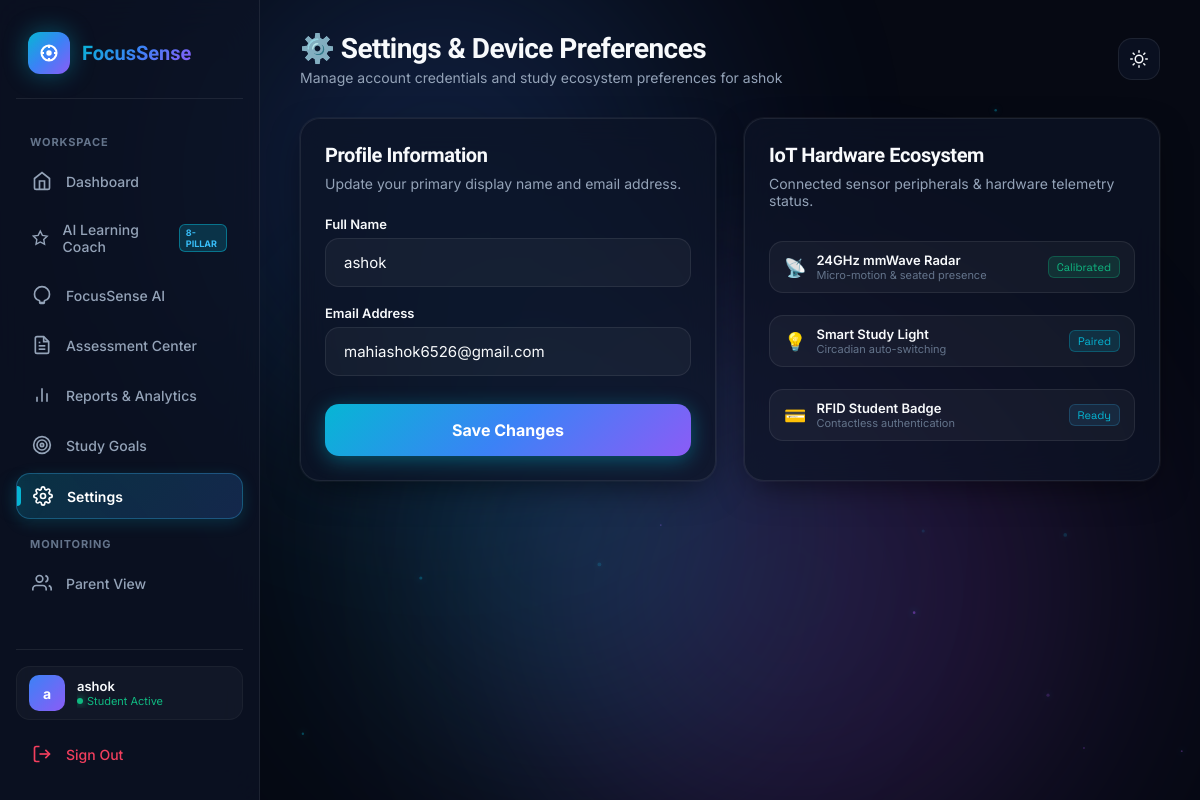
The app's page /settings (signed in) with its own data.
### tables this page shows
CREATE TABLE users (
    id INTEGER PRIMARY KEY AUTOINCREMENT,
    fullname TEXT,
    email TEXT,
    username TEXT,
    password TEXT
);

### app.py (the view, shortened to what this page needs)
@app.route("/settings", methods=["GET", "POST"])
def settings():
    if "user_id" not in session:
        return redirect("/login")
    user_id = session["user_id"]
    conn = get_db()
    cursor = conn.cursor()
    cursor.execute("SELECT fullname, email, username FROM users WHERE id = ?", (user_id,))
    user = cursor.fetchone()
    conn.close()
    return render_template(
        "settings.html",
        fullname=user["fullname"] if user else session.get("fullname", ""),
        email=user["email"] if user else "",
        username=user["username"] if user else ""
    )

### app.py (called while the page is built)
def get_db():
    conn = sqlite3.connect(DATABASE, timeout=30.0)
    conn.row_factory = sqlite3.Row
    return conn

### templates/settings.html (shortened to what this page needs)
<!DOCTYPE html>
<html lang="en">
<head>
    <link rel="stylesheet" href="{{ url_for('static', filename='css/style.css') }}">
</head>
<body>
    <div class="ambient-mesh">
        <div class="mesh-blob blob-1"></div>
        <div class="mesh-blob blob-2"></div>
        <div class="mesh-blob blob-3"></div>
    </div>
    <div class="app-layout">
        <aside class="app-sidebar">
            <a href="/dashboard" class="sidebar-brand">
                <div class="brand-icon">
                    <svg width="20" height="20" viewBox="0 0 24 24" fill="none" stroke="currentColor" stroke-width="2.5">
                        <circle cx="12" cy="12" r="9"></circle>
                        <path d="M12 3v3m0 12v3M3 12h3m12 0h3"></path>
                        <circle cx="12" cy="12" r="2" fill="currentColor"></circle>
                    </svg>
                </div>
                <span class="brand-text">FocusSense</span>
            </a>
            <div class="sidebar-nav">
                <div class="nav-section-title">Workspace</div>
                <a href="/dashboard" class="nav-link">
                    <svg width="20" height="20" viewBox="0 0 24 24" fill="none" stroke="currentColor" stroke-width="2">
                        <path d="M3 9l9-7 9 7v11a2 2 0 0 1-2 2H5a2 2 0 0 1-2-2z"></path>
                        <polyline points="9 22 9 12 15 12 15 22"></polyline>
                    </svg>
                    <span>Dashboard</span>
                </a>
                <a href="/coach" class="nav-link">
                    <svg width="20" height="20" viewBox="0 0 24 24" fill="none" stroke="currentColor" stroke-width="2">
                        <polygon points="12 2 15.09 8.26 22 9.27 17 14.14 18.18 21.02 12 17.77 5.82 21.02 7 14.14 2 9.27 8.91 8.26 12 2"></polygon>
                    </svg>
                    <span>AI Learning Coach</span>
                    <span style="font-size: 9px; padding: 2px 6px; background: rgba(6, 182, 212, 0.2); border: 1px solid rgba(6, 182, 212, 0.5); color: #38bdf8; border-radius: 6px; margin-left: auto; text-transform: uppercase; font-weight: 700;">8-Pillar</span>
                </a>
                <a href="/ai" class="nav-link">
                    <svg width="20" height="20" viewBox="0 0 24 24" fill="none" stroke="currentColor" stroke-width="2">
                        <path d="M12 2a9 9 0 0 1 9 9c0 3.6-2.4 6.6-5.7 7.7-.3.1-.5.4-.5.7v1.6c0 .6-.4 1-1 1h-3.6c-.6 0-1-.4-1-1v-1.6c0-.3-.2-.6-.5-.7C5.4 17.6 3 14.6 3 11a9 9 0 0 1 9-9z"></path>
                        <line x1="9" y1="21" x2="15" y2="21"></line>
                    </svg>
                    <span>FocusSense AI</span>
                </a>
                <a href="/assessment" class="nav-link">
                    <span>Assessment Center</span>
                </a>
                <a href="/reports" class="nav-link">
                    <svg width="20" height="20" viewBox="0 0 24 24" fill="none" stroke="currentColor" stroke-width="2">
                        <line x1="18" y1="20" x2="18" y2="10"></line>
                        <line x1="12" y1="20" x2="12" y2="4"></line>
                        <line x1="6" y1="20" x2="6" y2="14"></line>
                    </svg>
                    <span>Reports & Analytics</span>
                </a>
                <a href="/goals" class="nav-link">
                    <svg width="20" height="20" viewBox="0 0 24 24" fill="none" stroke="currentColor" stroke-width="2">
                        <circle cx="12" cy="12" r="10"></circle>
                        <circle cx="12" cy="12" r="6"></circle>
                        <circle cx="12" cy="12" r="2"></circle>
                    </svg>
                    <span>Study Goals</span>
                </a>
                <a href="/settings" class="nav-link active">
                    <span>Settings</span>
                </a>
                <div class="nav-section-title">Monitoring</div>
                <a href="/parent" class="nav-link">
                    <svg width="20" height="20" viewBox="0 0 24 24" fill="none" stroke="currentColor" stroke-width="2">
                        <path d="M17 21v-2a4 4 0 0 0-4-4H5a4 4 0 0 0-4 4v2"></path>
                        <circle cx="9" cy="7" r="4"></circle>
                        <path d="M23 21v-2a4 4 0 0 0-3-3.87"></path>
                        <path d="M16 3.13a4 4 0 0 1 0 7.75"></path>
                    </svg>
                    <span>Parent View</span>
                </a>
            </div>
            <div class="sidebar-footer">
                <div class="user-profile-pill">
                    <div class="user-avatar">{{ fullname[:1] if fullname else 'S' }}</div>
                    <div class="user-info">
                        <div class="user-name">{{ fullname }}</div>
                        <div class="user-status-text">
                            <span class="status-dot"></span>
                            <span>Student Active</span>
                        </div>
                    </div>
                </div>
                <a href="/logout" class="nav-link" style="color: var(--accent-rose);">
                    <svg width="18" height="18" viewBox="0 0 24 24" fill="none" stroke="currentColor" stroke-width="2">
                        <path d="M9 21H5a2 2 0 0 1-2-2V5a2 2 0 0 1 2-2h4"></path>
                        <polyline points="16 17 21 12 16 7"></polyline>
                        <line x1="21" y1="12" x2="9" y2="12"></line>
                    </svg>
                    <span>Sign Out</span>
                </a>
            </div>
        </aside>
        <main class="app-main">
            <header class="top-header">
                <div class="header-left">
                    <h1>⚙️ Settings & Device Preferences</h1>
                    <p>Manage account credentials and study ecosystem preferences for {{ fullname }}</p>
                </div>
                <div class="header-actions">
                    <button class="theme-toggle-btn" id="themeToggleBtn" onclick="toggleTheme()" title="Toggle Theme" aria-label="Toggle Theme">
                    </button>
                </div>
            </header>
            <div class="goals-layout-grid">
                <div class="glass-card">
                    <h2 style="font-size: 20px; font-weight: 700; margin-bottom: 8px;">Profile Information</h2>
                    <p style="color: var(--text-secondary); font-size: 14px; margin-bottom: 24px;">
                        Update your primary display name and email address.
                    </p>
                    <form method="POST" action="/settings" class="auth-form">
                        <div>
                            <label style="font-size: 13px; font-weight: 600; margin-bottom: 6px; display: block;">Full Name</label>
                            <input type="text" id="fullname" name="fullname" class="modern-input" value="{{ fullname }}" required autocomplete="name">
                        </div>
                        <div>
                            <label style="font-size: 13px; font-weight: 600; margin-bottom: 6px; display: block;">Email Address</label>
                            <input type="email" id="email" name="email" class="modern-input" value="{{ email }}" required autocomplete="email">
                        </div>
                        <button type="submit" class="btn-study btn-study-start" style="width: 100%; justify-content: center; margin-top: 10px;">
                            Save Changes
                        </button>
                    </form>
                </div>
                <div class="glass-card">
                    <h2 style="font-size: 20px; font-weight: 700; margin-bottom: 8px;">IoT Hardware Ecosystem</h2>
                    <p style="color: var(--text-secondary); font-size: 14px; margin-bottom: 24px;">
                        Connected sensor peripherals & hardware telemetry status.
                    </p>
                    <div style="display: flex; flex-direction: column; gap: 14px;">
                        <div class="radar-status-pill">
                            <div style="display: flex; align-items: center; gap: 10px;">
                                <span style="font-size: 18px;">📡</span>
                                <div>
                                    <div style="font-size: 13px; font-weight: 600; color: var(--text-primary);">24GHz mmWave Radar</div>
                                    <div style="font-size: 11px; color: var(--text-muted);">Micro-motion & seated presence</div>
                                </div>
                            </div>
                            <span class="telemetry-tag" style="background: rgba(16, 185, 129, 0.15); color: var(--accent-emerald); border-color: rgba(16, 185, 129, 0.3);">
                                Calibrated
                            </span>
                        </div>
                        <div class="radar-status-pill">
                            <div style="display: flex; align-items: center; gap: 10px;">
                                <span style="font-size: 18px;">💡</span>
                                <div>
                                    <div style="font-size: 13px; font-weight: 600; color: var(--text-primary);">Smart Study Light</div>
                                    <div style="font-size: 11px; color: var(--text-muted);">Circadian auto-switching</div>
                                </div>
                            </div>
                            <span class="telemetry-tag" style="background: rgba(6, 182, 212, 0.15); color: var(--accent-cyan); border-color: rgba(6, 182, 212, 0.3);">
                                Paired
                            </span>
                        </div>
                        <div class="radar-status-pill">
                            <div style="display: flex; align-items: center; gap: 10px;">
                                <span style="font-size: 18px;">💳</span>
                                <div>
                                    <div style="font-size: 13px; font-weight: 600; color: var(--text-primary);">RFID Student Badge</div>
                                    <div style="font-size: 11px; color: var(--text-muted);">Contactless authentication</div>
                                </div>
                            </div>
                            <span class="telemetry-tag">
                                Ready
                            </span>
                        </div>
                    </div>
                </div>
            </div>
        </main>
    </div>
</body>
</html>

### records on screen
users: fullname "a", fullname "ashok", email "mahiashok6526@gmail.com"
